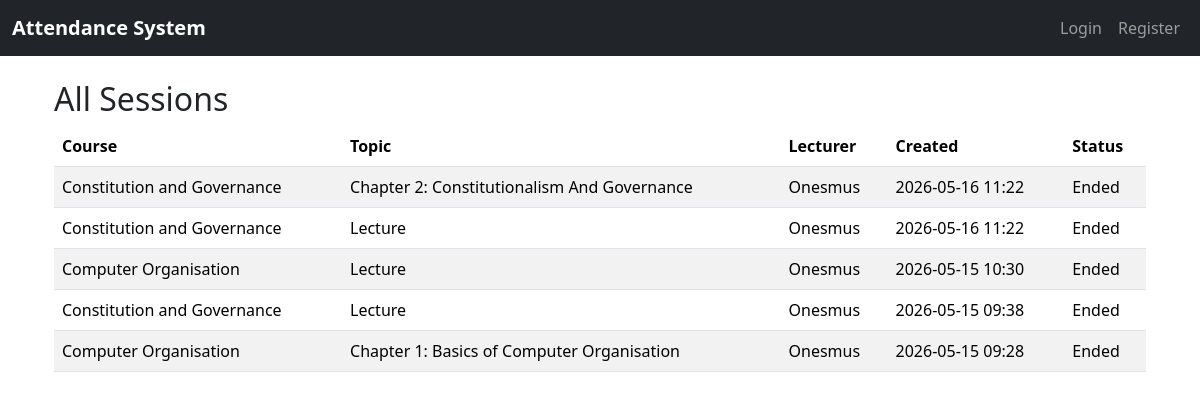
The app's page /scanner/sessions/, older data.
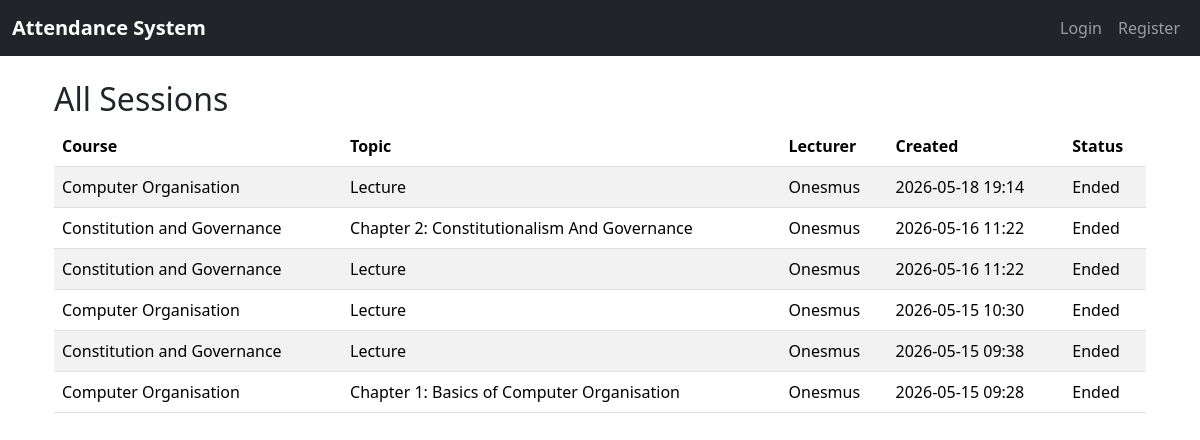
The same page, newer data.
### StudentScanner/models.py (models this page shows, shortened)
class Session(models.Model):
    course = models.ForeignKey(Course, on_delete=models.CASCADE, related_name="sessions")
    lecturer = models.ForeignKey(settings.AUTH_USER_MODEL, on_delete=models.CASCADE)
    topic = models.CharField(max_length=200)
    created_at = models.DateTimeField(auto_now_add=True)
    is_active = models.BooleanField(default=True)
    qr_code_data = models.CharField(max_length=255, unique=True)
    qr_code_base64 = models.TextField(null=True, blank=True)
    qr_expiry = models.DateTimeField(default=timezone.now)
    latitude = models.FloatField(null=True, blank=True)
    longitude = models.FloatField(null=True, blank=True)
    location_name = models.CharField(max_length=500, null=True, blank=True)  # Human-readable location
    allowed_radius = models.IntegerField(default=100)  # 100 meters default

class Course(models.Model):
    programs = models.ManyToManyField(Program, related_name="courses")
    name = models.CharField(max_length=100)
    code = models.CharField(max_length=20, unique=True)
    students = models.ManyToManyField(CustomUser, related_name="enrolled_courses", blank=True)
    default_latitude = models.FloatField(null=True, blank=True)
    default_longitude = models.FloatField(null=True, blank=True)

### UserLogin/models.py (models this page shows, shortened)
class CustomUser(AbstractUser):
    program = models.ForeignKey(
        Program,
        on_delete=models.SET_NULL,
        null=True,
        blank=True,
        related_name="student_users"   # ✅ unique reverse accessor
    )
    programs = models.ManyToManyField(
        Program,
        blank=True,
        related_name="customuser_lecturers"   # ✅ unique reverse accessor
    )
    ROLE_CHOICES = (
        ('student', 'Student'),
        ('lecturer', 'Lecturer'),
        ('admin', 'Admin'),
    )
    role = models.CharField(max_length=20, choices=ROLE_CHOICES, default='student')

### StudentScanner/views.py (the view)
# urls.py: path('sessions/', views.session_list, name='session_list'),
def session_list(request):
    sessions = Session.objects.all().order_by('-created_at')
    return render(request, 'StudentScanner/sessions.html', {'sessions': sessions})

### StudentScanner/templates/StudentScanner/sessions.html
{% extends 'base.html' %}
{% block content %}
<div class="container mt-4">
    <h2>All Sessions</h2>
    <table class="table table-striped">
        <thead>
            <tr>
                <th>Course</th>
                <th>Topic</th>
                <th>Lecturer</th>
                <th>Created</th>
                <th>Status</th>
            </tr>
        </thead>
        <tbody>
            {% for session in sessions %}
            <tr>
                <td>{{ session.course.name }}</td>
                <td>{{ session.topic }}</td>
                <td>{{ session.lecturer.username }}</td>
                <td>{{ session.created_at|date:"Y-m-d H:i" }}</td>
                <td>{% if session.is_active %}Active{% else %}Ended{% endif %}</td>
            </tr>
            {% empty %}
            <tr>
                <td colspan="5">No sessions found.</td>
            </tr>
            {% endfor %}
        </tbody>
    </table>
</div>
{% endblock %}

Row changes from the older to the newer data that the page shows:
added Session: course.name "Computer Organisation", topic "Lecture", lecturer.username "Onesmus", created_at "2026-05-18 19:14", is_active "Ended"
